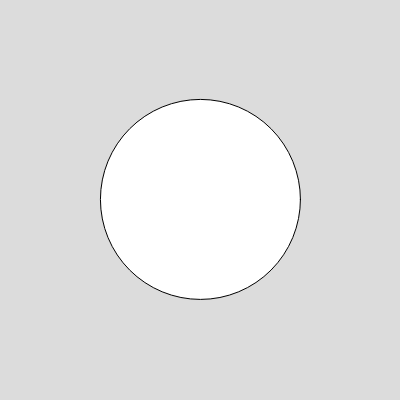
Frame 1 (no input)
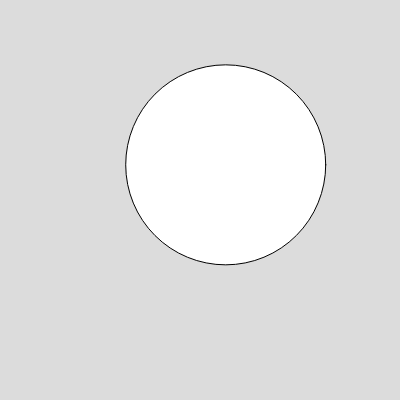
Frame 60 (no input)
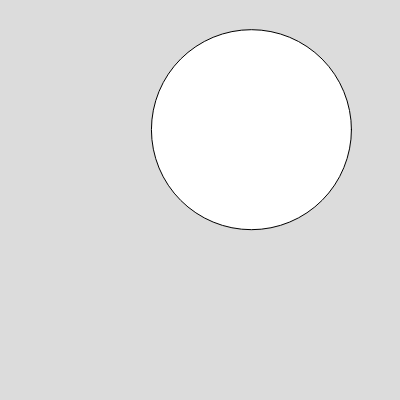
Frame 120 (the mouse pressed at the canvas centre since frame 60)

The p5.js sketch that drew these frames (run headless with seeded random() and noise() and a simulated clock; from frame 60 on, the mouse is pressed at the canvas centre):

// p5.js sketch
// ── sketch.js
let x, y, dia;
let xSpeed, ySpeed;

function setup() {
  createCanvas(400, 400);

  x = width / 2;
  y = height / 2;
  dia = 200;
  xSpeed = random(-1, 1);
  ySpeed = random(-1, 1);
}

function draw() {
  background(220);

  // move
  x += xSpeed;
  y += ySpeed;

  // display
  circle(x, y, dia);
}
